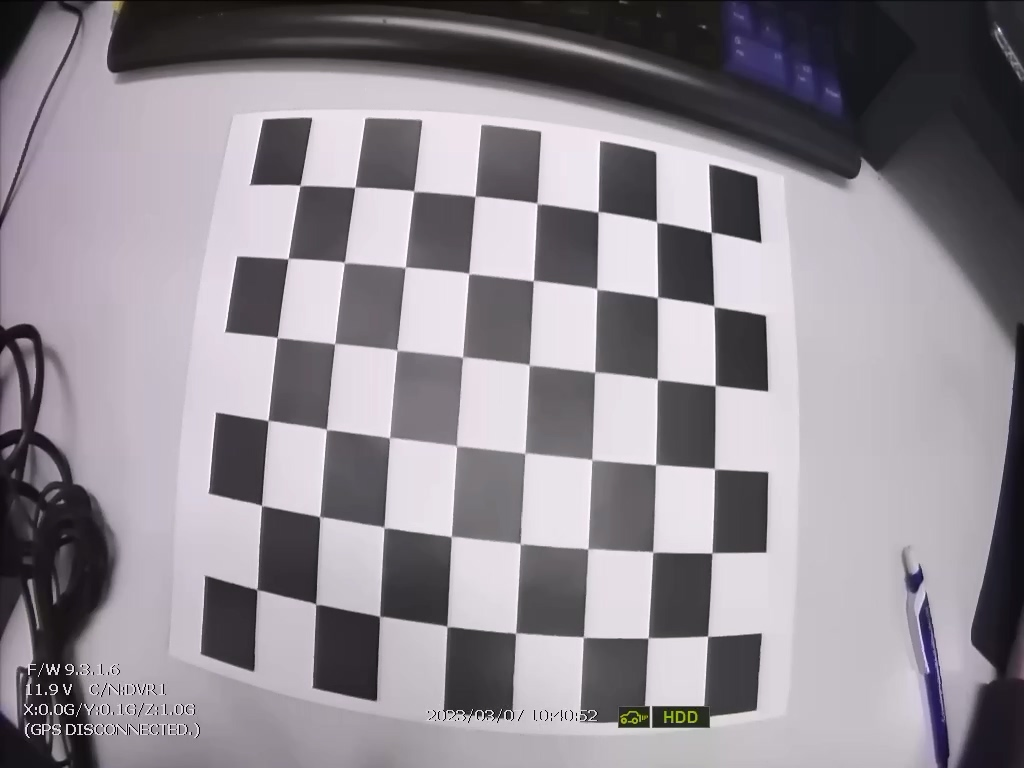
#> input picture samples/hubitec/calib(10).jpg, 1024 x 768 px; its folder holds only this picture in this run
$ python get_camera_mtx.py
#> lines starting #> are read from the running program, lines starting #| are printed output that depends on the picture; after the words box and inside, x2 and y2 are one past the last pixel; in counts of white or black regions, pixels touching at a corner belong together; long printed decimals are rounded
import cv2
import glob
import natsort
import numpy as np

CHECKERBOARD = (6, 8)
criteria = (cv2.TERM_CRITERIA_EPS + cv2.TERM_CRITERIA_MAX_ITER, 30, 0.001)
objPoints = []
imgPoints = []
objP = np.zeros((1, CHECKERBOARD[0] * CHECKERBOARD[1], 3), np.float32)
objP[0, :, :2] = np.mgrid[0:CHECKERBOARD[0], 0:CHECKERBOARD[1]].T.reshape(-1, 2)
prev_img_shape = None


if __name__ == "__main__":
    imgList = glob.glob("./samples/hubitec/*.jpg")
    imgList = natsort.natsorted(imgList)
    for imgPath in imgList:
        img = cv2.imread(imgPath, cv2.IMREAD_COLOR)
#> img is the input picture: shape (768, 1024, 3); mean B, G, R 146.1, 138.9, 144.5
        img = cv2.resize(img, (960, 540))
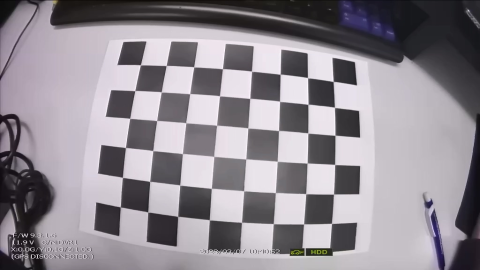
#> img: shape (540, 960, 3) (shown at 1/2 size); mean B, G, R 146, 138.9, 144.4
        gray = cv2.cvtColor(img, cv2.COLOR_BGR2GRAY)
        ret, corners = cv2.findChessboardCorners(gray, CHECKERBOARD,
                                                cv2.CALIB_CB_ADAPTIVE_THRESH
                                                + cv2.CALIB_CB_FAST_CHECK
                                                + cv2.CALIB_CB_NORMALIZE_IMAGE)
#> ret = True; corners = 48 rows, first 8: [240.1, 414.2], [244.9, 355.5], [250.8, 295.5], [259.5, 237.4], [270.1, 181.6], [280.6, 130.4], [295.4, 424.6], [299.1, 362.9]
        print(ret)
#| True
        if ret == True:
            objPoints.append(objP)
            corners2 = cv2.cornerSubPix(gray, corners, (11, 11), (-1, -1), criteria)
#> corners2 = 48 rows, first 8: [241, 414.3], [245.3, 355.2], [251.3, 295.5], [259.8, 237.2], [270.1, 181.7], [281.2, 130.2], [295.9, 424.4], [299.7, 363.3]
            imgPoints.append(corners2)
            img = cv2.drawChessboardCorners(img, CHECKERBOARD, corners2, ret)
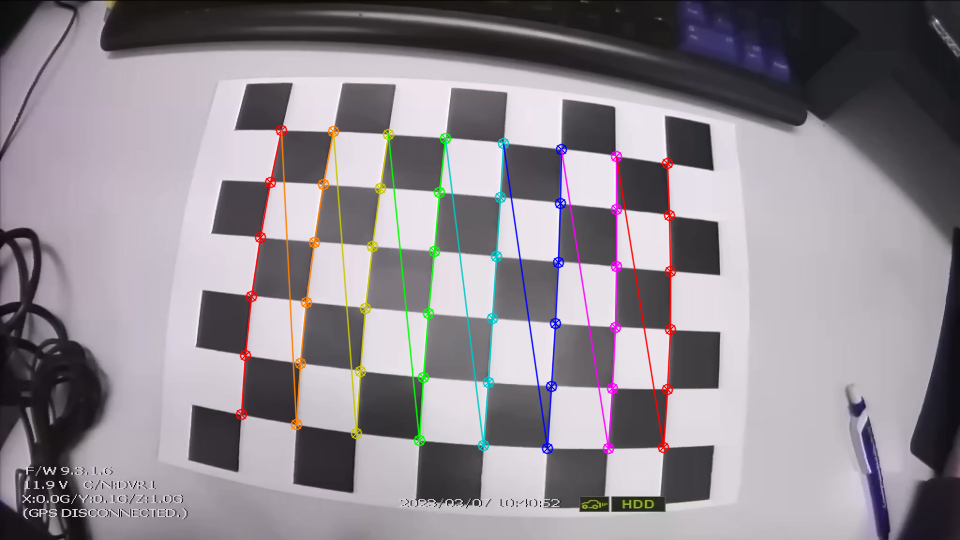
#> img: shape (540, 960, 3); 3.34% of pixels changed, all inside (x1, y1, x2, y2) = (235, 124, 677, 455)
        cv2.imshow("img", img)
        if cv2.waitKey(10) == ord('q'):
#> (key q is pressed here)
            break
    cv2.destroyAllWindows()
    h, w = img.shape[:2]
    print(img.shape[:2])
#| (540, 960)
    ret, mtx, dist, rvecs, tvecs = cv2.calibrateCamera(objPoints, imgPoints, gray.shape[::-1], None, None)
#> ret = 0.155; mtx = [[517.6, 0, 483.9], [0, 518.3, 266.6], [0, 0, 1]]; dist = [[-0.377, 0.175, -0.00283, 0.00283, -0.00253]]; rvecs = ([-0.118, -0.212, -1.49],); tvecs = ([-3.99, 2.43, 7.41],)
    for imgPath in imgList[:5]:
        img = cv2.imread(imgPath, cv2.IMREAD_COLOR)
        img = cv2.resize(img, (960, 540))
        newcameraMtx, roi = cv2.getOptimalNewCameraMatrix(mtx, dist, (w, h), 1, (w, h))
#> newcameraMtx = [[415.2, 0, 487.7], [0, 410, 263.8], [0, 0, 1]]; roi = (16, 30, 927, 478)
        dst = cv2.undistort(img, mtx, dist)
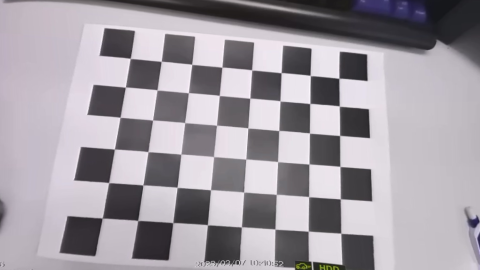
#> dst: shape (540, 960, 3) (shown at 1/2 size); mean B, G, R 162.7, 155.6, 161.2
        dx, dy, dw, dh = roi
#> dx = 16; dy = 30; dw = 927; dh = 478
        dst2 = cv2.undistort(img, mtx, dist, None, newcameraMtx)
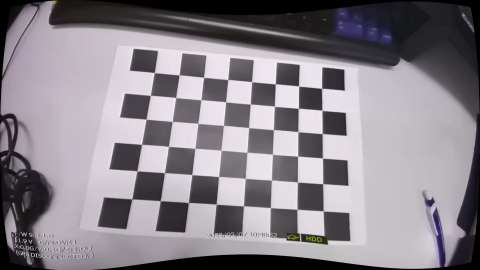
#> dst2: shape (540, 960, 3) (shown at 1/2 size); mean B, G, R 138.4, 131.6, 136.8
        dst2 = dst2[dy:dy+dh, dx:dx+dw]
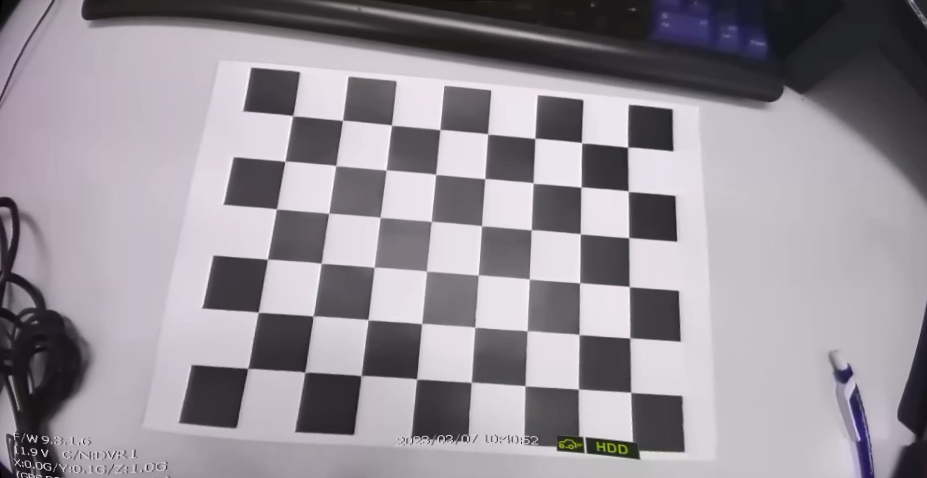
#> dst2: shape (478, 927, 3); mean B, G, R 152.9, 145.6, 151.3
        cv2.imshow("1", dst)
        cv2.imshow("2", dst2)
        print(roi)
#| (16, 30, 927, 478)
        if cv2.waitKey(0) == ord('q'):
#> (key q is pressed here)
            break
    cv2.destroyAllWindows()

    print("Camera matrix \n")

    print(mtx)
#| [[517.578   0.         483.898 ]
#|  [  0.         518.324  266.569]
#|  [  0.           0.           1.        ]]

    np.savez("./samples/hubitec/calib.npz", ret = ret, mtx = mtx, dist = dist, rvecs = rvecs, tvecs = tvecs)

    mean_error = 0
    for i in range(len(objPoints)):
        imgPoints2, _ = cv2.projectPoints(objPoints[i], rvecs[i],tvecs[i], mtx, dist);
        error = cv2.norm(imgPoints[i], imgPoints2, cv2.NORM_L2)/len(imgPoints2)
        mean_error += error
#> this loop made 1 pass
#> (error, mean_error) on pass 1: (0.0223, 0.0223)
#> after the loop, mean_error = 0.0223
    print(mean_error/len(objPoints))
#| 0.02232

    load_mtx = np.load("./samples/hubitec/calib.npz")
    print(load_mtx["mtx"])
    print(load_mtx["dist"])

    # [5 lines of commented-out code are left out]

$ run again, on samples/hubitec/calib(14).jpg
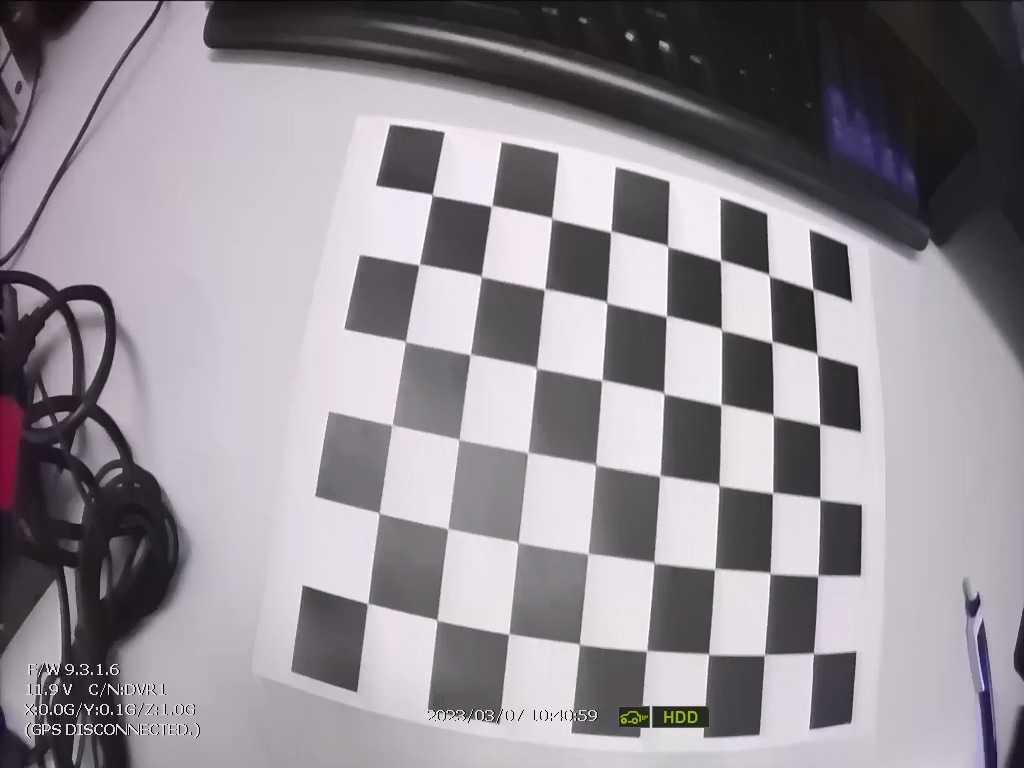
#> input picture samples/hubitec/calib(14).jpg, 1024 x 768 px
#> img is the input picture: shape (768, 1024, 3); mean B, G, R 148.1, 141.1, 146.9
#> `ret, corners = cv2.findChessboardCorners(gray, CHECKERBOARD, cv2.CALIB..`: ret = True; corners = 48 rows, first 8: [344.4, 424], [355, 361.1], [367.4, 298.4], [379.6, 240.4], [392.6, 185.8], [404.5, 136.9], [409.2, 436.2], [419.4, 371.8]
#| True
#> corners2 = 48 rows, first 8: [344.5, 424.2], [355.4, 360.5], [367.5, 298.7], [380.1, 239.8], [392.9, 185.8], [405.2, 136.8], [409.7, 435.8], [419.7, 371.7]
#> `img = cv2.drawChessboardCorners(img, CHECKERBOARD, corners2, ret)`:
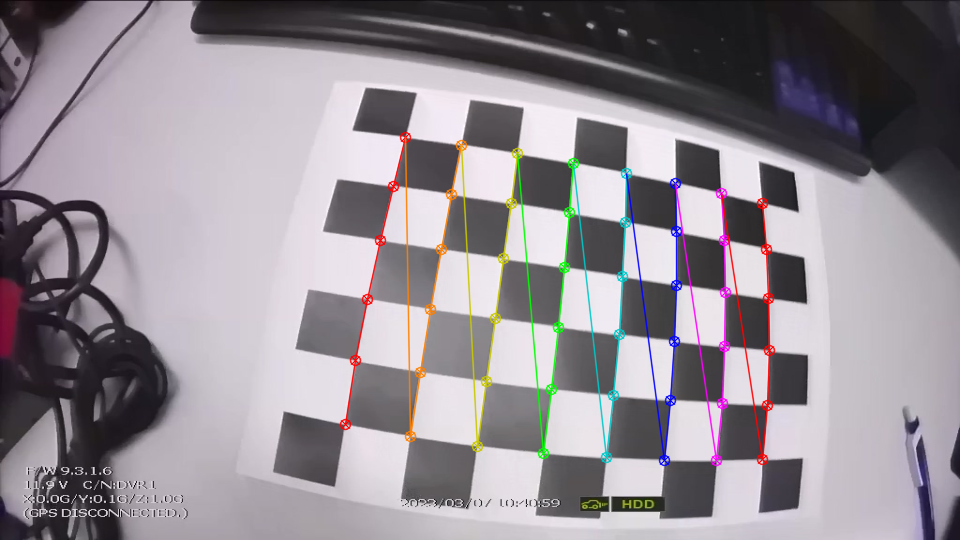
#> img: shape (540, 960, 3); mean B, G, R 146.7, 140, 146.5
#| (540, 960)
#> `ret, mtx, dist, rvecs, tvecs = cv2.calibrateCamera(objPoints, imgPoint..`: ret = 0.204; mtx = [[516.6, 0, 507.1], [0, 511.5, 261.6], [0, 0, 1]]; dist = [[-0.385, 0.263, -0.00107, -0.00731, -0.13]]; rvecs = ([-0.202, -0.32, -1.41],); tvecs = ([-2.41, 2.45, 7.14],)
#> newcameraMtx = [[516.6, 0, 507.1], [0, 403.6, 256.7], [0, 0, 1]]; roi = (0, 50, 959, 425)
#> dx = 0; dy = 50; dw = 959; dh = 425
#> `dst2 = dst2[dy:dy+dh, dx:dx+dw]`:
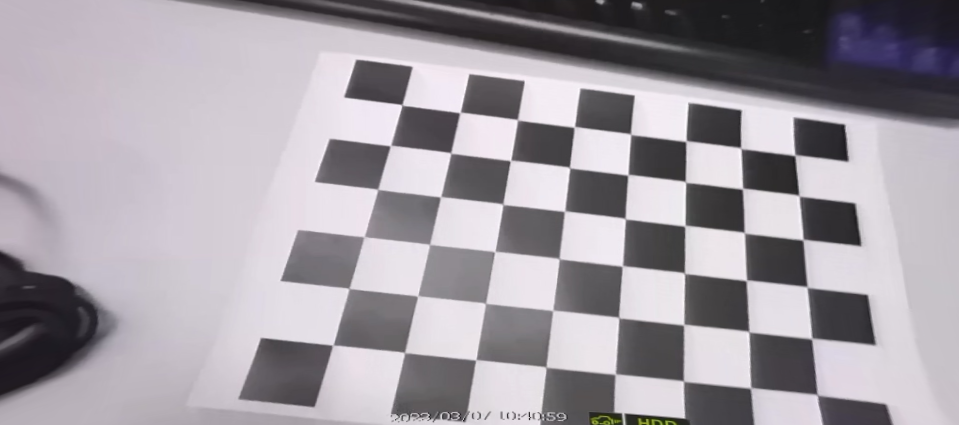
#> dst2: shape (425, 959, 3); mean B, G, R 162.2, 155.2, 160.7
#| (0, 50, 959, 425)
#| [[516.617     0.         507.126]
#|  [  0.         511.458 261.580]
#|  [  0.           0.           1.        ]]
#> the loop `for i in range(len(objPoints)):` made 1 pass
#> (error, mean_error) on pass 1: (0.0295, 0.0295)
#> after the loop `for i in range(len(objPoints)):`: mean_error = 0.0295
#| 0.02948

$ run again, on samples/hubitec/calib(15).jpg
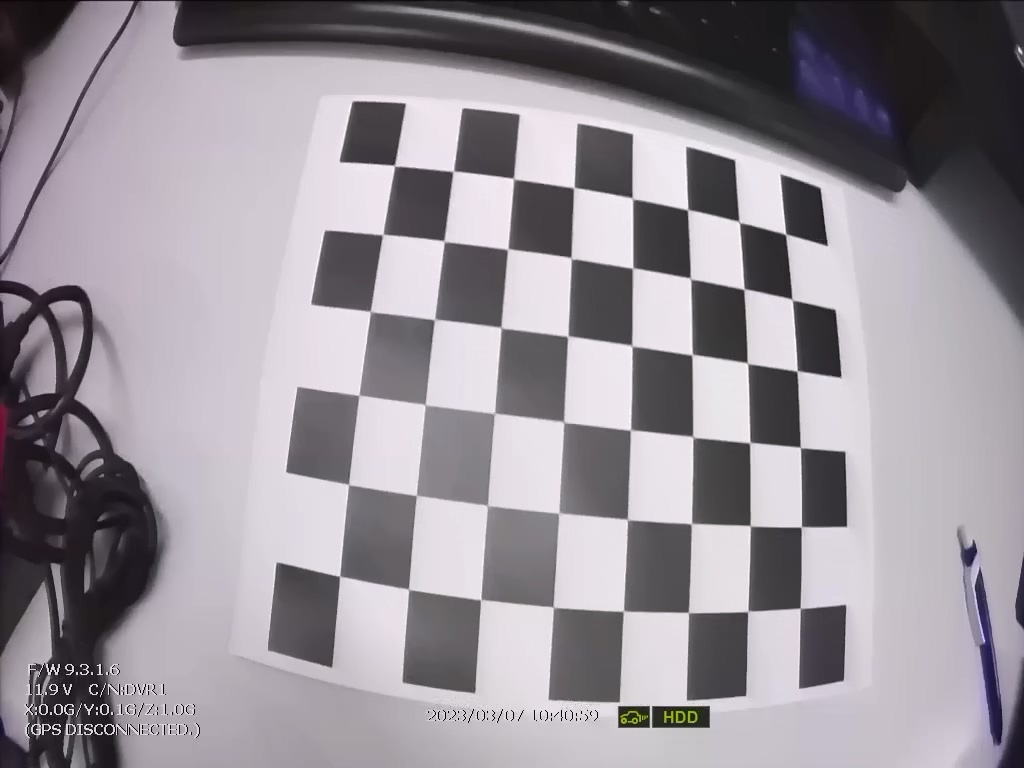
#> input picture samples/hubitec/calib(15).jpg, 1024 x 768 px
#> img is the input picture: shape (768, 1024, 3); mean B, G, R 151.4, 144.2, 150
#> `ret, corners = cv2.findChessboardCorners(gray, CHECKERBOARD, cv2.CALIB..`: ret = True; corners = 48 rows, first 8: [318.3, 404.9], [326.5, 340.7], [336.2, 277.6], [346.8, 219.1], [358.8, 164.5], [369.4, 116.4], [382.6, 414.5], [390.3, 347.8]
#| True
#> corners2 = 48 rows, first 8: [318.5, 405.2], [326.7, 340.5], [336.5, 277.8], [347.3, 218.8], [358.8, 164.8], [369.9, 116.3], [383, 414.1], [390.3, 348.4]
#> `img = cv2.drawChessboardCorners(img, CHECKERBOARD, corners2, ret)`:
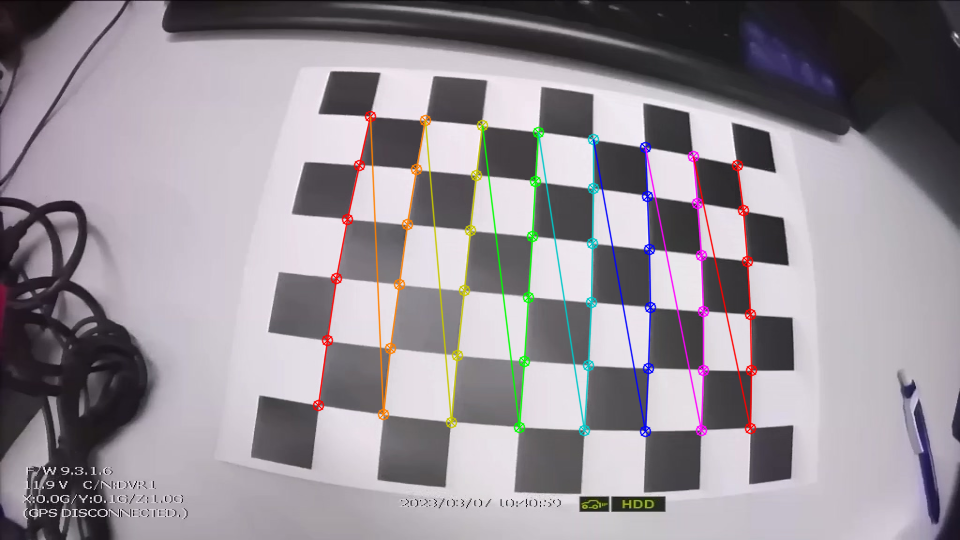
#> img: shape (540, 960, 3); mean B, G, R 150.1, 143.2, 149.6
#| (540, 960)
#> `ret, mtx, dist, rvecs, tvecs = cv2.calibrateCamera(objPoints, imgPoint..`: ret = 0.182; mtx = [[445, 0, 503.2], [0, 442, 276], [0, 0, 1]]; dist = [[-0.28, 0.117, -0.00719, -0.00373, -0.0212]]; rvecs = ([-0.159, -0.263, -1.47],); tvecs = ([-2.75, 1.95, 6.13],)
#> newcameraMtx = [[192.7, 0, 386.3], [0, 212.6, 361.6], [0, 0, 1]]; roi = (168, 229, 415, 259)
#> dx = 168; dy = 229; dw = 415; dh = 259
#> `dst2 = dst2[dy:dy+dh, dx:dx+dw]`:
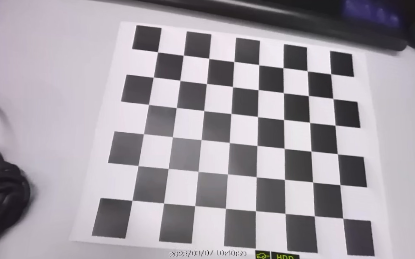
#> dst2: shape (259, 415, 3); mean B, G, R 165.8, 158.8, 164.3
#| (168, 229, 415, 259)
#| [[444.967   0.         503.219]
#|  [  0.         442.047 276.008]
#|  [  0.           0.           1.        ]]
#> the loop `for i in range(len(objPoints)):` made 1 pass
#> (error, mean_error) on pass 1: (0.0263, 0.0263)
#> after the loop `for i in range(len(objPoints)):`: mean_error = 0.0263
#| 0.0263
